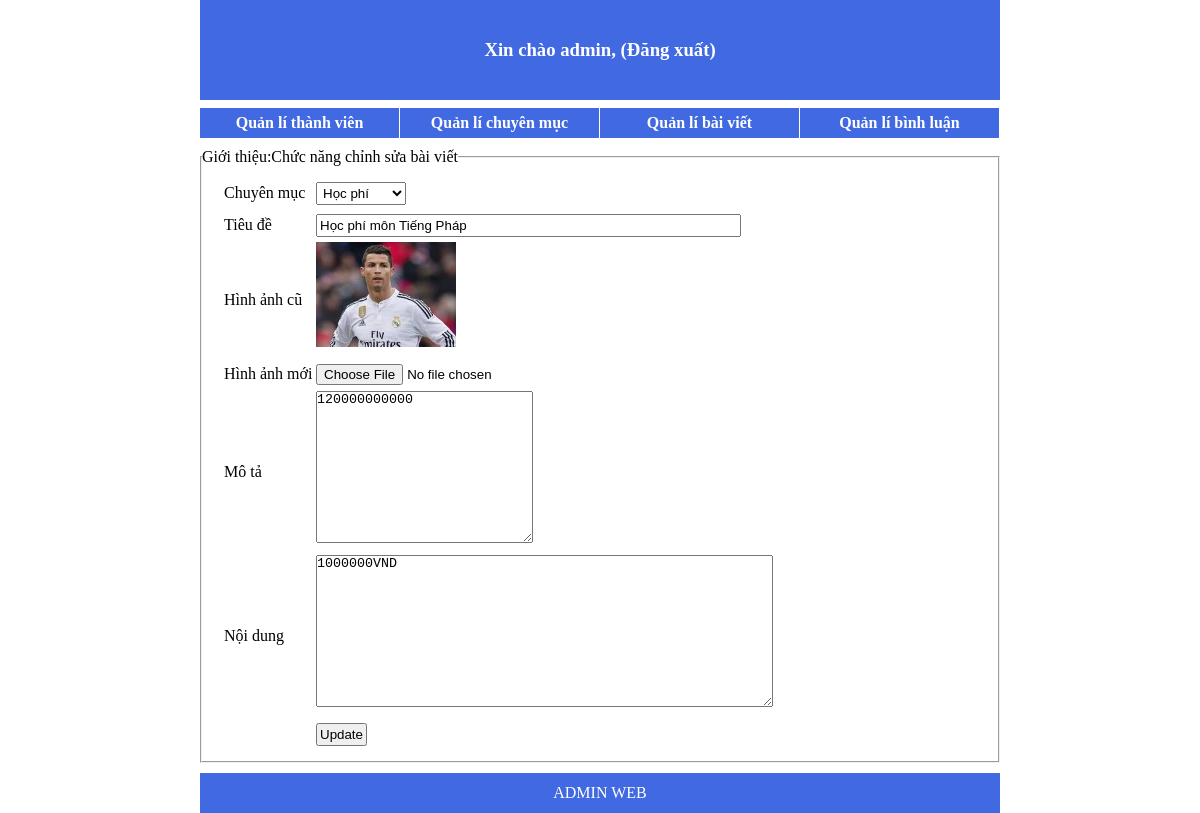
The app's page /admin/edit_article.php?id=34 (signed in) with its own data.
### tables this page shows
CREATE TABLE `news` (
  `new_id` int(10) UNSIGNED NOT NULL,
  `title` varchar(255) NOT NULL,
  `image` varchar(255) NOT NULL,
  `introduce` text NOT NULL,
  `content` longtext NOT NULL,
  `cate_id` int(10) NOT NULL
);

### admin/edit_article.php (the view, shortened to what this page needs)
<?php
require ("templates/header.php");
$id=$_GET["id"];
if ($id != '') {
require ("../library/config.php");
$result=mysqli_query($conn,"select cate_id,title,image,introduce,content from news WHERE new_id=$id");
$data=mysqli_fetch_assoc($result);
?>
<div id="wrapper2">
    <form action="edit_article.php?id=<?php echo $id; ?>" method="post" enctype="multipart/form-data">
        <fieldset style="margin-top: 10px">
            <legend>Giới thiệu:Chức năng chỉnh sửa bài viết</legend>
            <table>
                <tr>
                    <td style="width: 90px">Chuyên mục</td>
                    <td>
                        <select name="txtcate" id="">
                            <?php
                            require ("../library/config.php");
                            $result2=mysqli_query($conn, "select cate_id,cate_title from category");
                            while($data2=mysqli_fetch_assoc($result2))
                            {
                                if($data['cate_id']==$data2['cate_id'])
                                {
                                    echo "<option value = '$data[cate_id]' selected='selected'>$data2[cate_title]</option >";
                                }
                                else
                                {
                                    echo "<option value = '$data[cate_id]'>$data2[cate_title]</option >";
                                }
                            }
                            ?>
                        </select>
                    </td>
                </tr>
                <tr>
                    <td>Tiêu đề</td>
                    <td><input type="text" size="50" name="txttitle" value="<?php echo $data['title']; ?>"></td>
                </tr>
                <tr>
                    <td>Hình ảnh cũ</td>
                    <td><img src="../library/images/<?php echo $data['image']; ?>" alt="" width="140px"></td>
                </tr>
                <tr>
                    <td>Hình ảnh mới</td>
                    <td><input type="file" size="25px" style="padding-left: 0px" name="image"></td>
                </tr>
                <tr>
                    <td>Mô tả</td>
                    <td><textarea name="txtintro" id="" cols="25" rows="10"><?php echo $data['introduce']; ?></textarea></td>
                </tr>
                <tr>
                    <td>Nội dung</td>
                    <td><textarea name="txtcontent" id="" cols="55" rows="10"><?php echo $data['content']; ?></textarea></td>
                </tr>
                <tr>
                    <td></td>
                    <td><input type="submit" value="Update" name="ok"></td>
                </tr>
            </table>
        </fieldset>
    </form>
</div>
<?php
require ("templates/footer.php");
?>
<?php
} else {
    header("location:list_article.php");
        exit();
}
?>

### admin/style.css (style rules this page uses)
* { padding: 0; margin: 0; }
body { width: 800px; margin: auto; }
#wrapper2 table { margin: 10px 20px; }
#wrapper2 table tr { line-height: 30px; }
#wrapper2 table input { padding: 2px; }
#wrapper2 table select { padding: 2px; }

### records on screen
news: txttitle "Học phí môn Tiếng Pháp", image (picture), txtintro "120000000000", txtcontent "1000000VND"

### other values on screen
$_SESSION["username"] "admin"
form field txtcate "Học phí"
